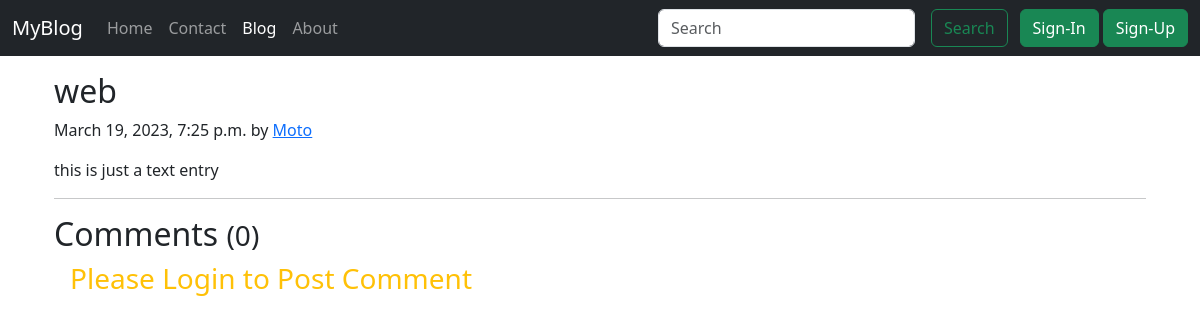
/blog/blogpost/second-blog, run on the app's committed database.
### Blog/models.py (models this page shows, shortened)
class Post(models.Model):
    Sno = models.AutoField(primary_key=True)
    author = models.CharField(max_length=100)
    title = models.CharField(max_length=150)
    slug = models.SlugField(max_length=140)
    Timestamp = models.DateTimeField(blank=True)
    content = models.TextField()

### Blog/views.py (the view)
# urls.py: path('blogpost/<slug:slug>', views.blogpost,name = "blogpost"),
def blogpost(request, slug):
    post  = Post.objects.filter(slug=slug).first()
    comments = BlogComment.objects.filter(post=post)
    context = {"post" : post, "comments": comments, "user": request.user}
    return render(request, 'Blog/blogpost.html', context)

### templates/Blog/blogpost.html (shortened to what this page needs)
{% extends 'basic.html' %}
{% block blogactive %} active {% endblock blogactive %}
{% block body %}
{% load humanize %}
<div class="container my-3">
    <div class="blog-post">
        <h2 class="blog-post-title">
            {{post.title}}
        </h2>
        <p class="blog-post-meta">
            {{post.Timestamp}} by <a href ="#">{{post.author}}</a>
        </p>
        <p>{{post.content}}</p>
        <hr>
    </div>
</div>
<div class="container">
    <h2>Comments <small>({{comments.count}})</small></h2>
    {% if user.is_authenticated %}
    <form action="/blog/postcomment" method="post">
        {% csrf_token %}
        <div class="form-group">
            <label for="postcomment">Post Comments</label>
            <input type="text" class="form-control mx-2" name="postcomment" placeholder="Enter Your Comment Here" id="postcomment">
        </div>
        <input type="hidden" name="postSno" value="{{post.Sno}}" id="postSno">
        <button type="submit" class="btn btn-primary my-2 mx-3">Submit</button>
    </form>
    {% else %}
    <h3 class="text-warning mx-3">Please Login to Post Comment</h3>
    {% endif %}
</div>
{% endblock body %}

### data on the page
Post: title "web", Timestamp "March 19, 2023, 7:25 p.m.", author "Moto", content "this is just a text entry"

### other printed values
{{ comments.count }} "0"
